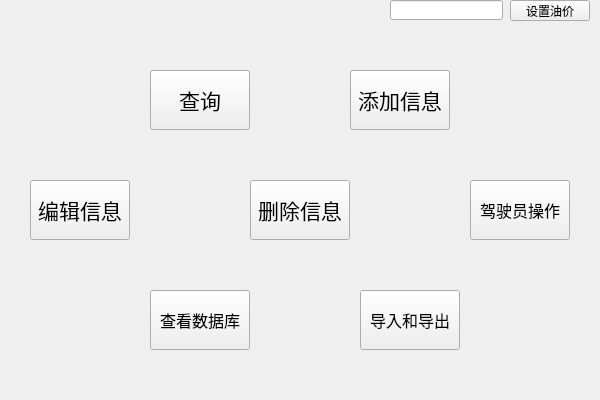
<?xml version="1.0" encoding="UTF-8"?>
<ui version="4.0">
 <class>admin</class>
 <widget class="QWidget" name="admin">
  <property name="geometry">
   <rect>
    <x>0</x>
    <y>0</y>
    <width>600</width>
    <height>400</height>
   </rect>
  </property>
  <property name="windowTitle">
   <string>Form</string>
  </property>
  <widget class="QPushButton" name="search">
   <property name="geometry">
    <rect>
     <x>150</x>
     <y>70</y>
     <width>100</width>
     <height>60</height>
    </rect>
   </property>
   <property name="font">
    <font>
     <pointsize>16</pointsize>
    </font>
   </property>
   <property name="text">
    <string>查询</string>
   </property>
  </widget>
  <widget class="QPushButton" name="add">
   <property name="geometry">
    <rect>
     <x>350</x>
     <y>70</y>
     <width>100</width>
     <height>60</height>
    </rect>
   </property>
   <property name="font">
    <font>
     <pointsize>16</pointsize>
    </font>
   </property>
   <property name="text">
    <string>添加信息</string>
   </property>
  </widget>
  <widget class="QPushButton" name="change">
   <property name="geometry">
    <rect>
     <x>30</x>
     <y>180</y>
     <width>100</width>
     <height>60</height>
    </rect>
   </property>
   <property name="font">
    <font>
     <pointsize>16</pointsize>
    </font>
   </property>
   <property name="text">
    <string>编辑信息</string>
   </property>
  </widget>
  <widget class="QPushButton" name="delete_2">
   <property name="geometry">
    <rect>
     <x>250</x>
     <y>180</y>
     <width>100</width>
     <height>60</height>
    </rect>
   </property>
   <property name="font">
    <font>
     <pointsize>16</pointsize>
    </font>
   </property>
   <property name="text">
    <string>删除信息</string>
   </property>
  </widget>
  <widget class="QPushButton" name="diver">
   <property name="geometry">
    <rect>
     <x>470</x>
     <y>180</y>
     <width>100</width>
     <height>60</height>
    </rect>
   </property>
   <property name="font">
    <font>
     <pointsize>12</pointsize>
    </font>
   </property>
   <property name="text">
    <string>驾驶员操作</string>
   </property>
  </widget>
  <widget class="QPushButton" name="pushButton">
   <property name="geometry">
    <rect>
     <x>150</x>
     <y>290</y>
     <width>100</width>
     <height>60</height>
    </rect>
   </property>
   <property name="font">
    <font>
     <pointsize>12</pointsize>
    </font>
   </property>
   <property name="text">
    <string>查看数据库</string>
   </property>
  </widget>
  <widget class="QPushButton" name="pushButton_2">
   <property name="geometry">
    <rect>
     <x>360</x>
     <y>290</y>
     <width>100</width>
     <height>60</height>
    </rect>
   </property>
   <property name="font">
    <font>
     <pointsize>12</pointsize>
    </font>
   </property>
   <property name="text">
    <string>导入和导出</string>
   </property>
  </widget>
  <widget class="QLineEdit" name="lineEdit">
   <property name="geometry">
    <rect>
     <x>390</x>
     <y>0</y>
     <width>113</width>
     <height>20</height>
    </rect>
   </property>
  </widget>
  <widget class="QPushButton" name="pushButton_3">
   <property name="geometry">
    <rect>
     <x>510</x>
     <y>0</y>
     <width>80</width>
     <height>21</height>
    </rect>
   </property>
   <property name="text">
    <string>设置油价</string>
   </property>
  </widget>
 </widget>
 <resources/>
 <connections/>
</ui>
